Frame 1 (no input): blank canvas, image omitted
Frame 60 (no input): blank canvas, image omitted
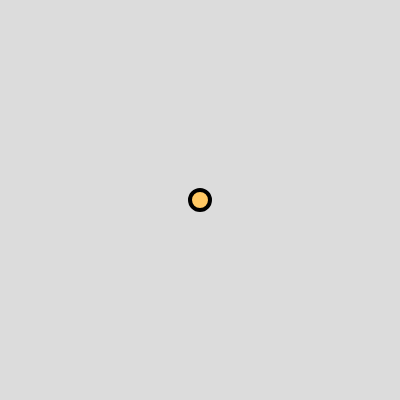
Frame 120 (the mouse pressed at the canvas centre since frame 60)

The p5.js sketch whose frames 1 and 60 were blank and that drew this single picture after the mouse press (run headless with seeded random() and noise() and a simulated clock; from frame 60 on, the mouse is pressed at the canvas centre):

// p5.js sketch
// ── sketch.js
var cirkler = [];
var cirkel;
var r = 10;

function setup() {
  createCanvas(400, 400);
  mx = 0;
  my = 0;
}

function draw() {
  background(220);
  
for (let i = 0; i < cirkler.length; i++)  { 
  // tegner streger imellem cirklerne
  strokeWeight(2);
  if(i < cirkler.length-1) {
    line(cirkler[i+1].x, cirkler[i+1].y,cirkler[i].x,cirkler[i].y);
  } 
  else { //samler første og sidste node
    line(cirkler[i].x, cirkler[i].y,cirkler[0].x,cirkler[0].y);
  } 
  //tegner cirklerne
  strokeWeight(4);
  fill(255,200,100);
  circle(cirkler[i].x,cirkler[i].y,2*r);
}
  
  
  print(cirkler.length);
}

function mousePressed() {
  cirkel = createVector(mouseX,mouseY);
  var okay = true;
  for(let i = 0; i < cirkler.length; i++) {
    let d = dist(cirkel.x,cirkel.y,cirkler[i].x,cirkler[i].y);
    if (d < 2*r ) {
      okay = false;
    }
  }
  if(okay)
  {cirkler.push(cirkel);}
}
